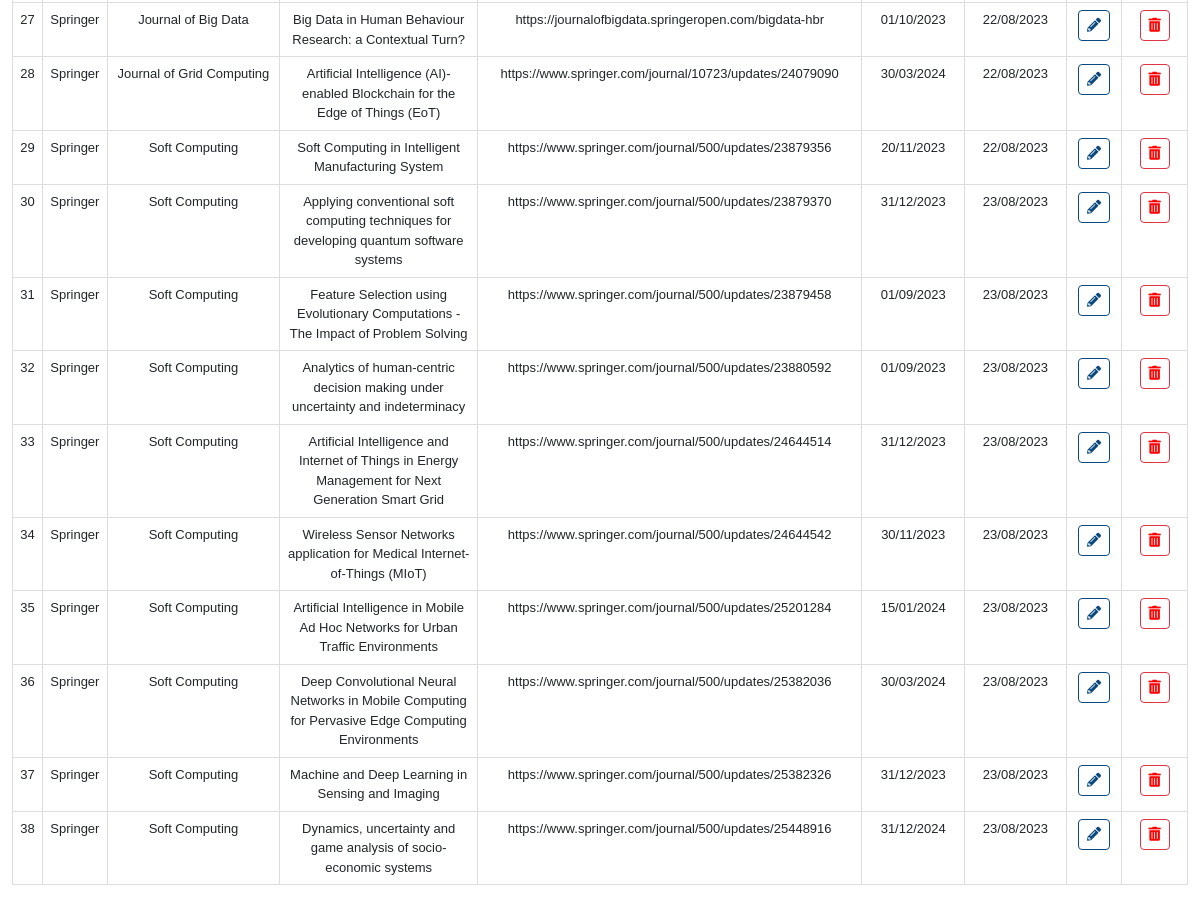
The page /admin/gerenciar (signed in, lower part) on the database as committed earlier.
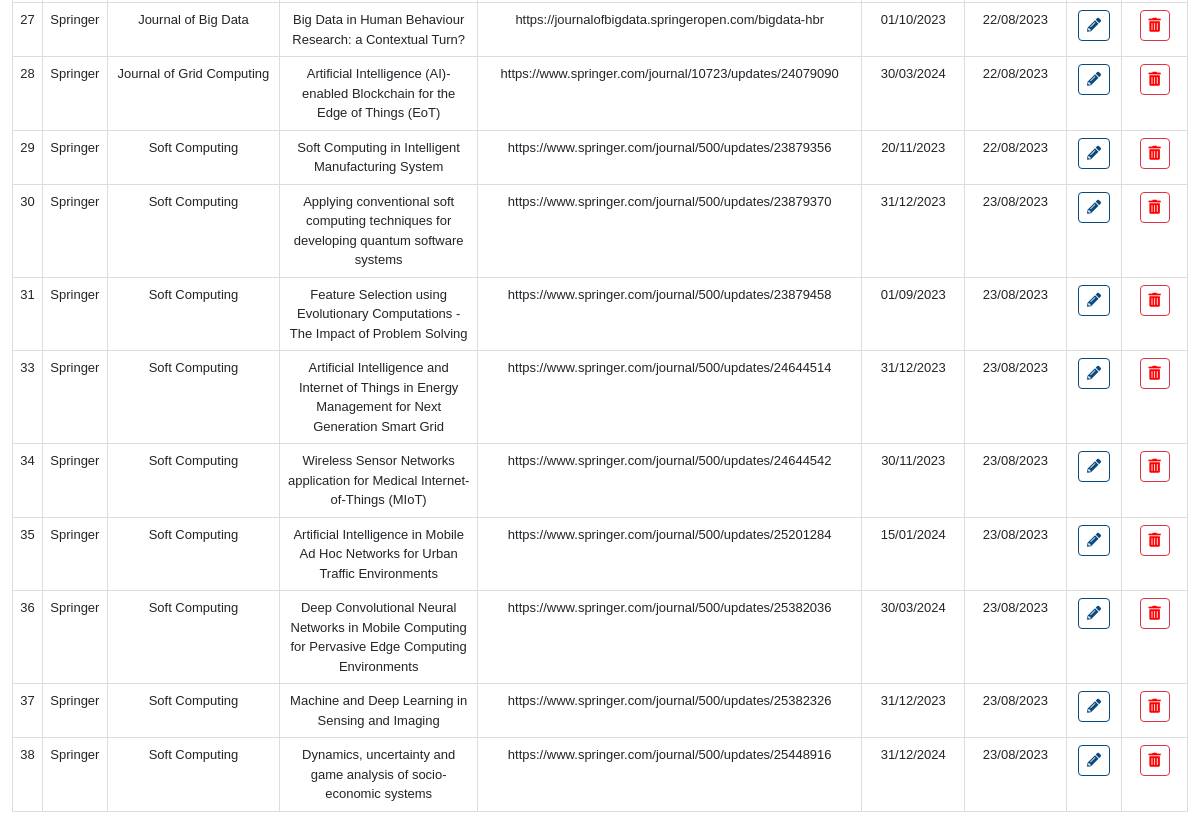
The same page on the database as committed later.
### website/adm/models.py (models this page shows)
class SPI(db.Model):
    id = db.Column(db.Integer, primary_key=True)
    editora = db.Column(db.String, unique=False, nullable=False)
    revista = db.Column(db.String, unique=False, nullable=False)
    titulo = db.Column(db.String, unique=False, nullable=False)
    link = db.Column(db.String, unique=True, nullable=False)
    prazo = db.Column(db.Date, unique=False, nullable=False)
    datanot = db.Column(db.Date, unique=False, nullable=False)
    detalhes = db.Column(db.String, unique=False, nullable=False)

### website/adm/rotas.py (the view)
@app.route('/admin/gerenciar', methods=['GET', 'POST'])
def gerenciar():
    if 'usuario' not in session:
        flash (f'Login necessário', 'danger')
        return redirect(url_for('loginform'))
    else:
        specialissues= SPI.query.all()
    return render_template ('admin/gerenciar.html', title= 'gerenciar', specialissues= specialissues)

### website/templates/admin/gerenciar.html (shortened to what this page needs)
{% extends 'layout.html' %}
{% block content %}
{% include 'navbar.html' %}
<div class="container" method="POST">
    <table class="table table-sm">
        <tbody>
            {% for spi in specialissues %}
            <tr>
                <td>{{ spi.id }}</td>
                <td>{{ spi.editora }}</td>
                <td>{{ spi.revista }}</td>
                <td>{{ spi.titulo }}</td>
                <td>{{ spi.link }}</td>
                <td>{{ spi.prazo.strftime('%d/%m/%Y') }}</td>
                <td>{{ spi.datanot.strftime('%d/%m/%Y') }}</td>
                <td>
                    <form action="/admin/editar/{{ spi.id }}">
                        <button type="submit" name="editar" class="btn btn-control btn-sm">
                            <i class="fas fa-pencil-alt"></i>
                        </button>
                    </form>
                </td>
                <td>
                    <form action="/admin/deletar/{{ spi.id }}" method="POST" onsubmit="return confirmDelete();">
                        <button type="submit" name="deletar" class="btn btn-danger btn-sm">
                            <i class="fas fa-trash-alt"></i>
                        </button>
                    </form>
                </td>
            </tr>
            {% endfor %}
        </tbody>
    </table>
</div>
{% endblock content %}

Rows that differ between the two databases and show on the page:
removed SPI: id "32", editora "Springer", revista "Soft Computing", titulo "Analytics of human-centric decision making under uncertainty and indeterminacy", link "https://www.springer.com/journal/500/updates/23880592", prazo "01/09/2023", datanot "23/08/2023"
